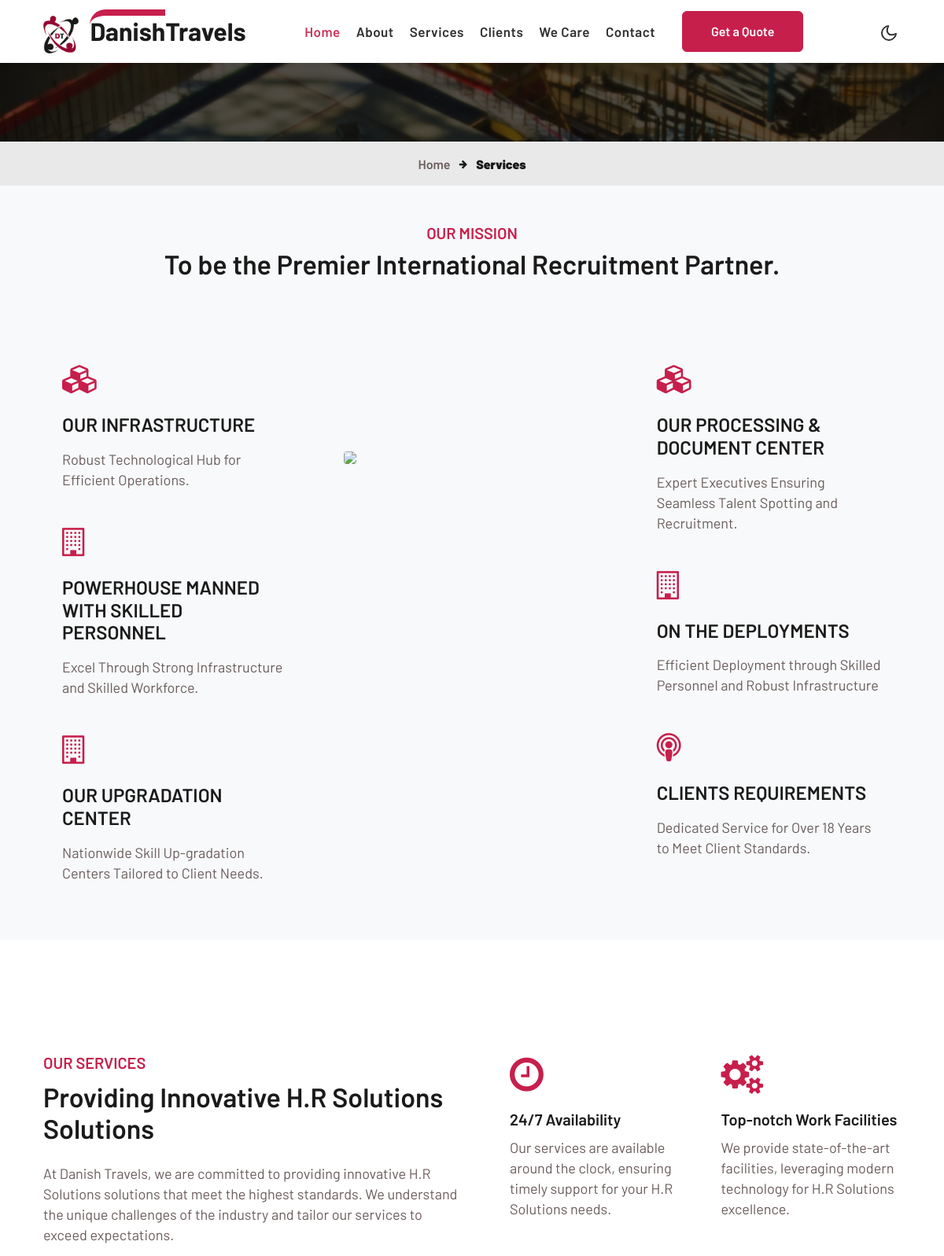
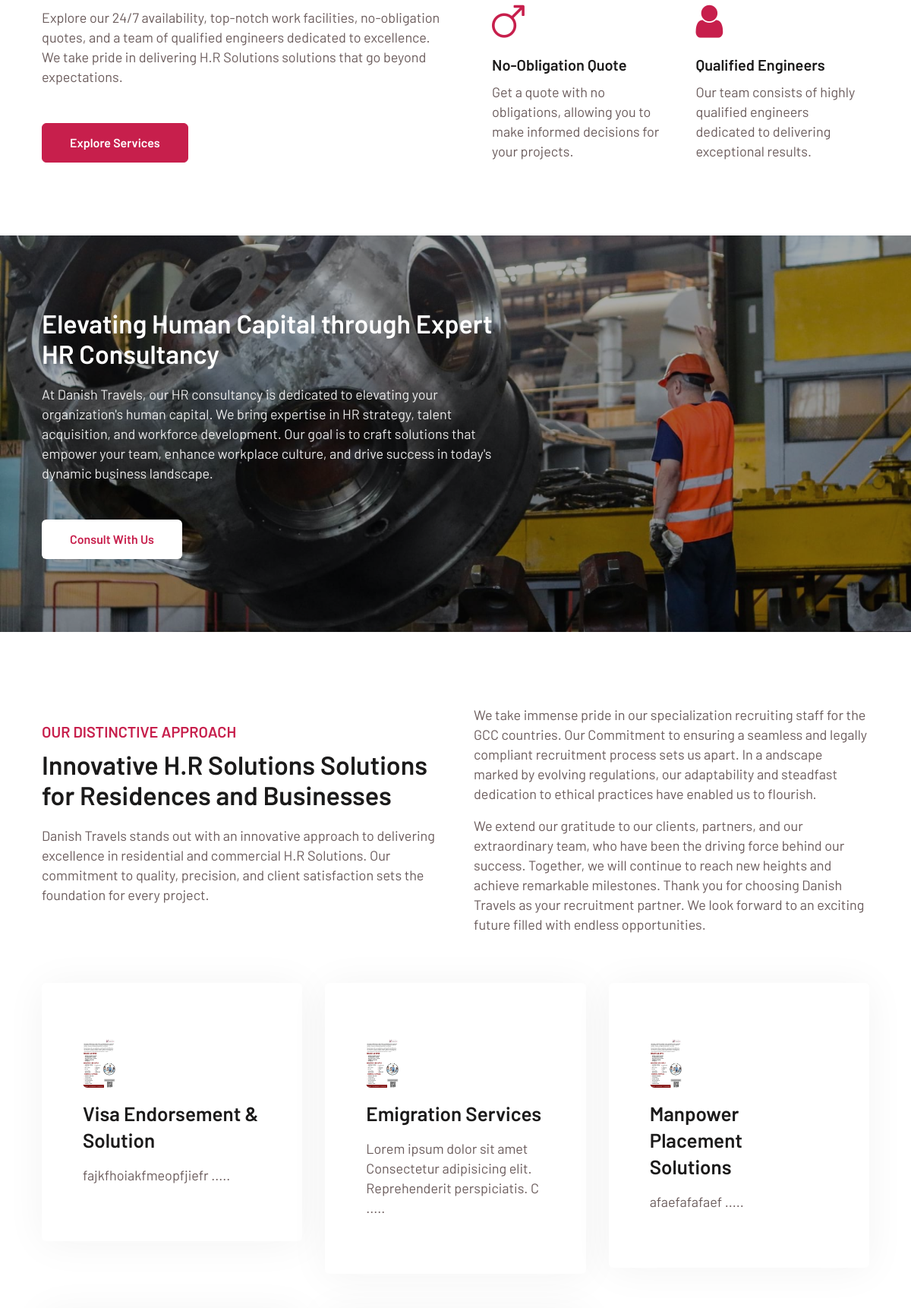
The app's page /service (upper part) with its own data (2 pictures, top to bottom).
### cont_us/models.py (models this page shows, shortened)
class Service(models.Model):
    title = models.CharField(max_length=999)
    thumbnail = models.ImageField(upload_to="Service")
    about = models.TextField(max_length=9999)
    Enable = models.BooleanField(default=True)
    index = models.BooleanField()
    position = models.IntegerField(blank=True, null=True)
    slug = models.SlugField(max_length=999, blank=True, null=True)
    class Meta:
        verbose_name = 'Service'
        verbose_name_plural = 'Services'

### cont_us/views.py (the view)
# urls.py: path('service',AllService,name="service"),
def AllService(request):
    Services = Service.objects.all()
    Sectors = Sector.objects.all()
    context = {'Services': Services, 'Sector': Sectors}
    return render(request, 'services.html', context)

### cont_us/templatetags/custom_filters.py (called while the page is built)
@register.filter(name='services_list')
def services_list(value):
    services = Service.objects.filter(Enable=1).order_by('position')
    return services

### templates/services.html (shortened to what this page needs)
{% extends 'base.html' %}
{% block body %}
  <div class="inner-banner"></div>
  <section class="w3l-breadcrumb">
    <div class="container">
      <ul class="breadcrumbs-custom-path">
        <li>
          <a href="#url">Home</a>
        </li>
        <li class="active">
          <span class="fa fa-arrow-right mx-2" aria-hidden="true"></span> Services
        </li>
      </ul>
    </div>
  </section>
  <div class="py-5 w3l-cwp4-sec text-dark" id="Mission">
    <div class="container">
      <div class="row flex-center">
        <div class="col-12 mb-2 mb-lg-5 text-center">
          <h6 class="sub-titlehny mb-2">Our Mission</h6>
          <h3 class="hny-title">To be the Premier International Recruitment Partner.</h3>
        </div>
      </div>
      <div class="row flex-center">
        <div class="col-sm-8 col-lg-4 mt-5 mt-lg-0 pe-lg-3 pe-xl-4">
          <div class="row bottom_grids pt-md-3 text-left">
            <div class="col-12">
              <div class="grid-block rounded" style="padding: 0px 0px">
                <a href="#" class="d-block p-lg-4 p-1">
                  <span class="fa fa-cubes" aria-hidden="true"></span>
                  <h4 class="my-3">OUR INFRASTRUCTURE</h4>
                  <p class="">Robust Technological Hub for Efficient Operations.</p>
                </a>
              </div>
            </div>
            <div class="col-12">
              <div class="grid-block rounded" style="padding: 0px 0px">
                <a href="#" class="d-block p-lg-4 p-1">
                  <span class="fa fa-building-o" aria-hidden="true"></span>
                  <h4 class="my-3">POWERHOUSE MANNED WITH SKILLED PERSONNEL</h4>
                  <p class="">Excel Through Strong Infrastructure and Skilled Workforce.</p>
                </a>
              </div>
            </div>
            <div class="col-12">
              <div class="grid-block rounded" style="padding: 0px 0px">
                <a href="#" class="d-block p-lg-4 p-1">
                  <span class="fa fa-building-o" aria-hidden="true"></span>
                  <h4 class="my-3">OUR UPGRADATION CENTER</h4>
                  <p class="">Nationwide Skill Up-gradation Centers Tailored to Client Needs.</p>
                </a>
              </div>
            </div>
          </div>
        </div>
        <div class="col-sm-8 col-lg-4 mt-4 mt-lg-0 px-lg-4">
          <br /><br /><br /><br /><br /><br />
          <img class="w-100 rounded" src="https://expertfasteners.com/media/static/images/mid2.jpg" />
        </div>
        <div class="col-sm-8 col-lg-4 mt-5 mt-lg-0 ps-lg-3 ps-xl-4">
          <div class="row bottom_grids pt-md-3 text-left">
            <div class="col-12">
              <div class="grid-block rounded" style="padding: 0px 0px">
                <a href="#" class="d-block p-lg-4 p-1">
                  <span class="fa fa-cubes" aria-hidden="true"></span>
                  <h4 class="my-3">OUR PROCESSING & DOCUMENT CENTER</h4>
                  <p class="">Expert Executives Ensuring Seamless Talent Spotting and Recruitment.</p>
                </a>
              </div>
            </div>
            <div class="col-12">
              <div class="grid-block rounded" style="padding: 0px 0px">
                <a href="#" class="d-block p-lg-4 p-1">
                  <span class="fa fa-building-o" aria-hidden="true"></span>
                  <h4 class="my-3">ON THE DEPLOYMENTS</h4>
                  <p class="">Efficient Deployment through Skilled Personnel and Robust Infrastructure</p>
                </a>
              </div>
            </div>
            <div class="col-12">
              <div class="grid-block rounded" style="padding: 0px 0px">
                <a href="#" class="d-block p-lg-4 p-1">
                  <span class="fa fa-podcast" aria-hidden="true"></span>
                  <h4 class="my-3">CLIENTS REQUIREMENTS</h4>
                  <p class="">Dedicated Service for Over 18 Years to Meet Client Standards.</p>
                </a>
              </div>
            </div>
          </div>
        </div>
      </div>
    </div>
  </div>
  <section class="w3l-services2" id="">
    <div id="cwp23-block" class="py-5">
      <div class="container py-lg-5">
        <div class="row cwp23-content mt-lg-5 mt-4">
          <div class="col-lg-6 cwp23-img">
            <h6 class="sub-titlehny">Our Services</h6>
            <h3 class="hny-title">Providing Innovative H.R Solutions Solutions</h3>
            <p class="mt-4">At Danish Travels, we are committed to providing innovative H.R Solutions solutions that meet the highest standards. We understand the unique challenges of the industry and tailor our services to exceed expectations.</p>
            <p class="mt-4">Explore our 24/7 availability, top-notch work facilities, no-obligation quotes, and a team of qualified engineers dedicated to excellence. We take pride in delivering H.R Solutions solutions that go beyond expectations.</p>
            <div class="w3l-button mt-lg-5 mt-4">
              <a href="{% url  'service'%}" class="btn btn-style btn-primary mr-2">Explore Services</a>
            </div>
          </div>
          <div class="col-lg-6 cwp23-text align-self mt-lg-0 mt-5 pl-lg-5">
            <div class="cwp23-text-cols">
              <div class="column">
                <span class="fa fa-clock-o" aria-hidden="true"></span>
                <a href="{% url  'service'%}">24/7 Availability</a>
                <p>Our services are available around the clock, ensuring timely support for your H.R Solutions needs.</p>
              </div>
              <div class="column">
                <span class="fa fa-cogs" aria-hidden="true"></span>
                <a href="{% url  'service'%}">Top-notch Work Facilities</a>
                <p>We provide state-of-the-art facilities, leveraging modern technology for H.R Solutions excellence.</p>
              </div>
              <div class="column">
                <span class="fa fa-mars" aria-hidden="true"></span>
                <a href="{% url  'service'%}">No-Obligation Quote</a>
                <p>Get a quote with no obligations, allowing you to make informed decisions for your projects.</p>
              </div>
              <div class="column">
                <span class="fa fa-user" aria-hidden="true"></span>
                <a href="{% url  'service'%}">Qualified Engineers</a>
                <p>Our team consists of highly qualified engineers dedicated to delivering exceptional results.</p>
              </div>
            </div>
          </div>
        </div>
      </div>
    </div>
  </section>
  <section class="w3l-services3">
    <div class="new-block">
      <div class="container py-5">
        <div class="middle-section py-lg-5 py-4">
          <div class="section-width">
            <h3 class="hny-title two">Elevating Human Capital through Expert HR Consultancy</h3>
          </div>
          <div class="link-list-menu">
            <p class="mb-sm-5 mb-4">At Danish Travels, our HR consultancy is dedicated to elevating your organization's human capital. We bring expertise in HR strategy, talent acquisition, and workforce development. Our goal is to craft solutions that empower your team, enhance workplace culture, and drive success in today's dynamic business landscape.</p>
            <a class="btn btn-style btn-white" href="{% url  'cont'%}">Consult with Us</a>
          </div>
        </div>
      </div>
    </div>
  </section>
  <section class="w3l-grids-3 py-5">
    <div class="container py-md-5 py-3">
      <div class="row bottom-ab-grids align-items-center">
        <div class="col-lg-6 bottom-ab-left">
          <h6 class="sub-titlehny">Our Distinctive Approach</h6>
          <h3 class="hny-title">Innovative H.R Solutions Solutions for Residences and Businesses</h3>
          <p class="my-3">Danish Travels stands out with an innovative approach to delivering excellence in residential and commercial H.R Solutions. Our commitment to quality, precision, and client satisfaction sets the foundation for every project.</p>
        </div>
        <div class="col-lg-6 bottom-ab-right mt-lg-0 mt-3 pl-lg-4">
          <p>We take immense pride in our specialization recruiting staff for the GCC countries. Our Commitment to ensuring a seamless and legally compliant recruitment process sets us apart. In a andscape marked by evolving regulations, our adaptability and steadfast dedication to ethical practices have enabled us to flourish.</p>
          <p class="mt-3">We extend our gratitude to our clients, partners, and our extraordinary team, who have been the driving force behind our success. Together, we will continue to reach new heights and achieve remarkable milestones. Thank you for choosing Danish Travels as your recruitment partner. We look forward to an exciting future filled with endless opportunities.</p>
        </div>
      </div>
      <div class="row bottom_grids pt-md-3 text-left" id="Services">
        {% for s in Services %}
          <div class="col-lg-4 col-md-6 mt-5">
            <div class="grid-block">
              <a href="{% url 'ser_detail' slug=s.slug %}" class="d-block p-lg-4 p-3">
                <img src="/media/{{ s.thumbnail }}" alt="Your Image" style="max-width: 64px; max-height: 64px;" />
                <h4 class="my-3">{{ s.title }}</h4>
                <p class="">{{ s.about|slice:":90" }} .....</p>
              </a>
            </div>
          </div>
        {% endfor %}
      </div>
    </div>
  </section>
    </div>
{% endblock %}

### records on screen
Service: thumbnail (picture), title "Visa Endorsement & Solution", about "fajkfhoiakfmeopfjiefr"
Service: thumbnail (picture), title "Emigration Services", about "Lorem ipsum dolor sit amet Consectetur adipisicing elit. Reprehenderit perspiciatis. C"
Service: thumbnail (picture), title "Manpower Placement Solutions", about "afaefafafaef"
